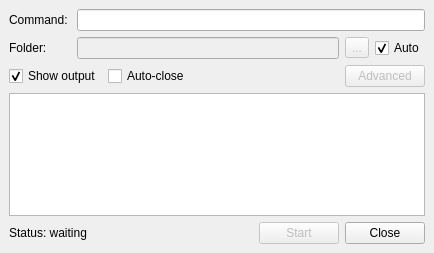
<ui version="4.0" >
 <class>ProcessDlg</class>
 <widget class="QWidget" name="ProcessDlg" >
  <property name="geometry" >
   <rect>
    <x>0</x>
    <y>0</y>
    <width>434</width>
    <height>253</height>
   </rect>
  </property>
  <property name="windowTitle" >
   <string>Process</string>
  </property>
  <layout class="QVBoxLayout" >
   <property name="margin" >
    <number>9</number>
   </property>
   <property name="spacing" >
    <number>6</number>
   </property>
   <item>
    <layout class="QGridLayout" >
     <property name="margin" >
      <number>0</number>
     </property>
     <property name="spacing" >
      <number>6</number>
     </property>
     <item row="1" column="0" >
      <widget class="QLabel" name="folderLabel" >
       <property name="text" >
        <string>Folder: </string>
       </property>
      </widget>
     </item>
     <item row="0" column="0" >
      <widget class="QLabel" name="commandLabel" >
       <property name="text" >
        <string>Command: </string>
       </property>
      </widget>
     </item>
     <item row="0" column="1" >
      <widget class="QLineEdit" name="commandInput" />
     </item>
     <item row="1" column="1" >
      <layout class="QHBoxLayout" >
       <property name="margin" >
        <number>0</number>
       </property>
       <property name="spacing" >
        <number>6</number>
       </property>
       <item>
        <widget class="QLineEdit" name="folderInput" >
         <property name="enabled" >
          <bool>false</bool>
         </property>
        </widget>
       </item>
       <item>
        <widget class="QToolButton" name="folderButton" >
         <property name="enabled" >
          <bool>false</bool>
         </property>
         <property name="text" >
          <string>...</string>
         </property>
        </widget>
       </item>
       <item>
        <widget class="QCheckBox" name="folderAutoButton" >
         <property name="text" >
          <string>Auto</string>
         </property>
         <property name="checked" >
          <bool>true</bool>
         </property>
        </widget>
       </item>
      </layout>
     </item>
    </layout>
   </item>
   <item>
    <layout class="QHBoxLayout" >
     <property name="margin" >
      <number>0</number>
     </property>
     <property name="spacing" >
      <number>6</number>
     </property>
     <item>
      <widget class="QCheckBox" name="showOutputButton" >
       <property name="text" >
        <string>Show output</string>
       </property>
       <property name="checked" >
        <bool>true</bool>
       </property>
      </widget>
     </item>
     <item>
      <widget class="QCheckBox" name="autoCloseButton" >
       <property name="text" >
        <string>Auto-close</string>
       </property>
      </widget>
     </item>
     <item>
      <spacer>
       <property name="orientation" >
        <enum>Qt::Horizontal</enum>
       </property>
       <property name="sizeHint" >
        <size>
         <width>147</width>
         <height>20</height>
        </size>
       </property>
      </spacer>
     </item>
     <item>
      <widget class="QPushButton" name="advancedSettingsButton" >
       <property name="enabled" >
        <bool>false</bool>
       </property>
       <property name="text" >
        <string>Advanced</string>
       </property>
      </widget>
     </item>
    </layout>
   </item>
   <item>
    <widget class="QTextEdit" name="outputView" />
   </item>
   <item>
    <layout class="QHBoxLayout" >
     <property name="margin" >
      <number>0</number>
     </property>
     <property name="spacing" >
      <number>6</number>
     </property>
     <item>
      <widget class="QLabel" name="statusLabel" >
       <property name="text" >
        <string>Status: waiting</string>
       </property>
       <property name="alignment" >
        <set>Qt::AlignLeading|Qt::AlignLeft|Qt::AlignVCenter</set>
       </property>
      </widget>
     </item>
     <item>
      <spacer>
       <property name="orientation" >
        <enum>Qt::Horizontal</enum>
       </property>
       <property name="sizeHint" >
        <size>
         <width>201</width>
         <height>20</height>
        </size>
       </property>
      </spacer>
     </item>
     <item>
      <widget class="QPushButton" name="startButton" >
       <property name="enabled" >
        <bool>false</bool>
       </property>
       <property name="text" >
        <string>Start</string>
       </property>
       <property name="autoDefault" >
        <bool>true</bool>
       </property>
       <property name="default" >
        <bool>true</bool>
       </property>
      </widget>
     </item>
     <item>
      <widget class="QPushButton" name="closeButton" >
       <property name="text" >
        <string>Close</string>
       </property>
      </widget>
     </item>
    </layout>
   </item>
  </layout>
 </widget>
 <resources/>
 <connections>
  <connection>
   <sender>folderAutoButton</sender>
   <signal>toggled(bool)</signal>
   <receiver>folderButton</receiver>
   <slot>setDisabled(bool)</slot>
   <hints>
    <hint type="sourcelabel" >
     <x>514</x>
     <y>65</y>
    </hint>
    <hint type="destinationlabel" >
     <x>474</x>
     <y>65</y>
    </hint>
   </hints>
  </connection>
  <connection>
   <sender>folderAutoButton</sender>
   <signal>toggled(bool)</signal>
   <receiver>folderInput</receiver>
   <slot>setDisabled(bool)</slot>
   <hints>
    <hint type="sourcelabel" >
     <x>528</x>
     <y>50</y>
    </hint>
    <hint type="destinationlabel" >
     <x>400</x>
     <y>50</y>
    </hint>
   </hints>
  </connection>
 </connections>
</ui>
